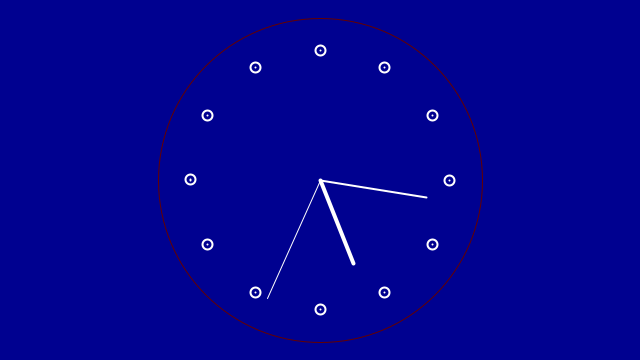
Frame 1 (no input)
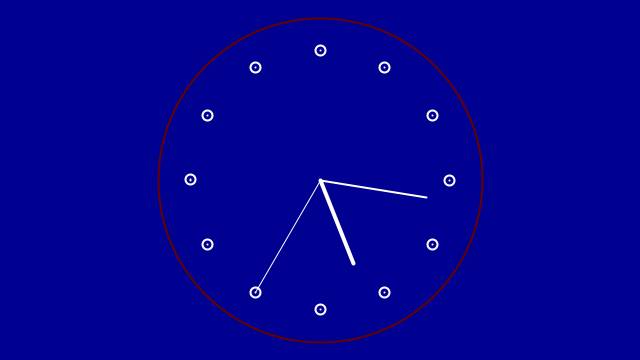
Frame 60 (the mouse pressed at the canvas centre just before this capture)
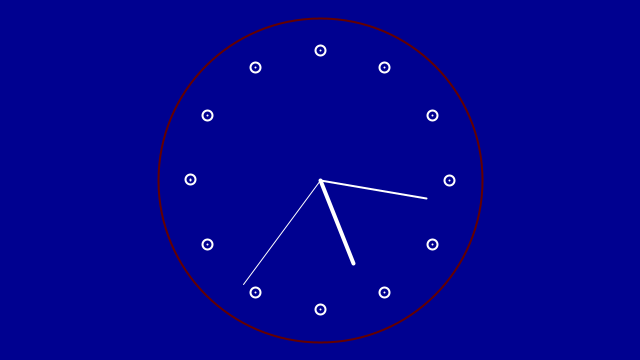
Frame 120 (the mouse held since frame 60 and released just before this capture)

The Processing sketch that drew these frames (run headless with seeded random() and noise(); from frame 60 on, the mouse is pressed at the canvas centre):

// Processing sketch: Klein_clock__Formative
// ── Klein_clock__Formative.pde
int cx, cy;
float secondsRadius;
float minutesRadius;
float hoursRadius;
float clockDiameter;

void setup() {
  size(640, 360);
  stroke(255);
  
  int radius = min(width, height) / 2;
  secondsRadius = radius * 0.72;
  minutesRadius = radius * 0.60;
  hoursRadius = radius * 0.50;
  clockDiameter = radius * 1.8;
  println(clockDiameter);
  
  cx = width / 2;
  cy = height / 2;
}

void draw() {
  background(400);
  
  // Draw the clock background
  fill(400);
  stroke(100,0,0);
  ellipse(cx, cy, clockDiameter, clockDiameter);
  
 // Angles for sin() and cos() start at 3 o'clock;
 // subtract HALF_PI to make them start at the top
 float s = map(second(), 0, 60, 0, TWO_PI) - HALF_PI;
 float m = map(minute() + norm(second(), 0, 60), 0, 60, 0, TWO_PI) - HALF_PI; 
 float h = map(hour() + norm(minute(), 0, 60), 0, 24, 0, TWO_PI * 2) - HALF_PI;
  
 // Draw the hands of the clock
   stroke(255);
   strokeWeight(1);
   line(cx, cy, cx + cos(s) * secondsRadius, cy + sin(s) * secondsRadius);
   strokeWeight(2);
   line(cx, cy, cx + cos(m) * minutesRadius, cy + sin(m) * minutesRadius);
   strokeWeight(4);
  line(cx, cy, cx + cos(h) * hoursRadius, cy + sin(h) * hoursRadius);
  
  // Draw the minute ticks
     strokeWeight(2);
     beginShape(POINTS);
    for (int a = 0; a < 12; a++) {
    float angle = radians(a * 30);
    float x = cx + cos(angle) * secondsRadius;
    float y = cy + sin(angle) * secondsRadius;
    vertex(x, y);
    ellipse (x,y,10,10);
  }
  endShape();
}
